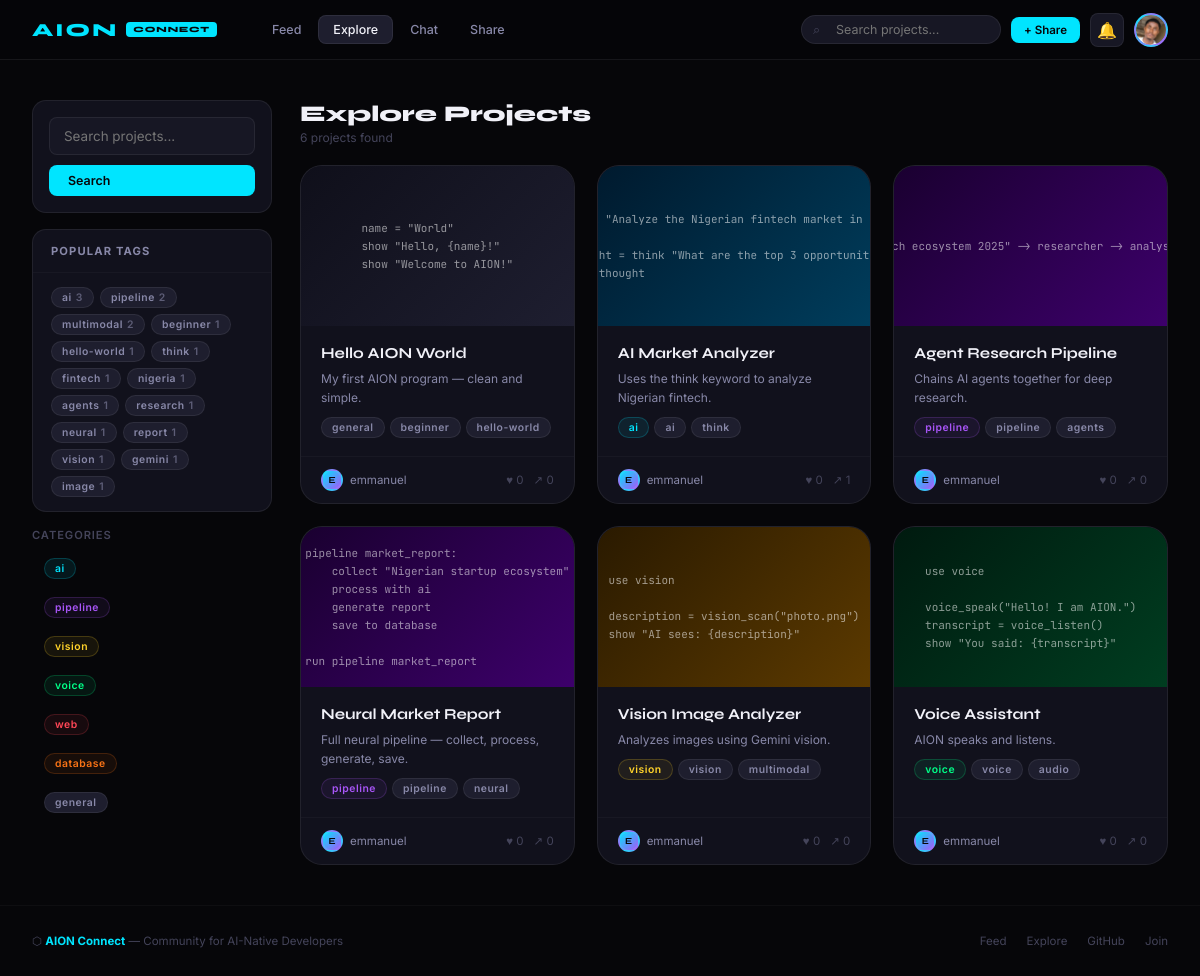
The app's page /explore (signed in), older data.
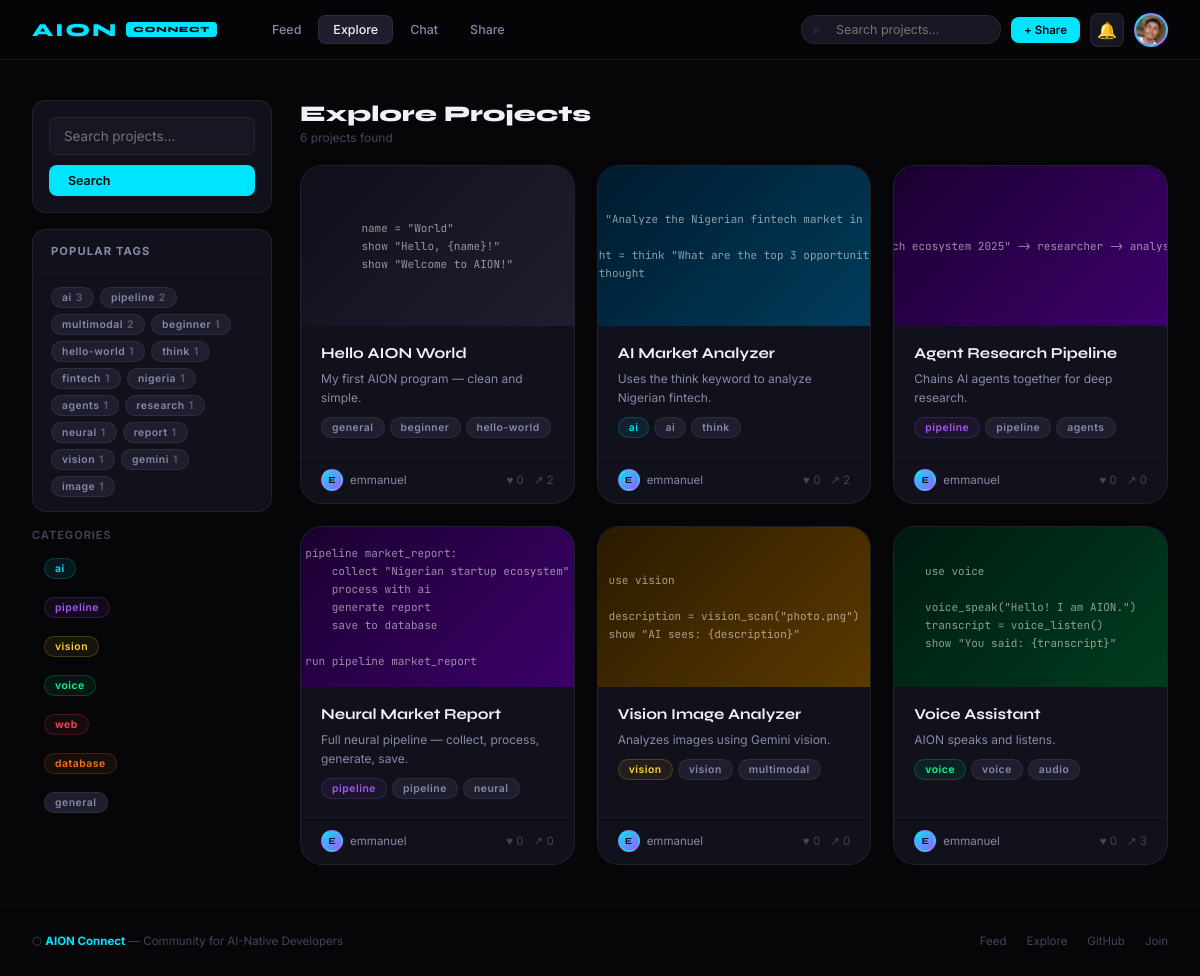
The same page, newer data.
### database.py (models this page shows, shortened)
class Project(db.Model):
    __tablename__ = "projects"
    id          = db.Column(db.Integer, primary_key=True)
    title       = db.Column(db.String(100), nullable=False)
    description = db.Column(db.String(500), default="")
    code        = db.Column(db.Text, nullable=False)
    category    = db.Column(db.String(30), default="general")
    tags        = db.Column(db.String(200), default="")
    views       = db.Column(db.Integer, default=0)
    created_at  = db.Column(db.DateTime, default=datetime.utcnow)
    updated_at  = db.Column(db.DateTime, default=datetime.utcnow,
                             onupdate=datetime.utcnow)
    user_id     = db.Column(db.Integer,
                             db.ForeignKey("users.id"),
                             nullable=False)
    comments = db.relationship("Comment", backref="project",
                                lazy=True, cascade="all, delete")
    likes    = db.relationship("Like", backref="project",
                                lazy=True, cascade="all, delete")
    @property
    def like_count(self):
        return len(self.likes)
    @property
    def tag_list(self):
        if not self.tags:
            return []
        return [t.strip() for t in self.tags.split(",") if t.strip()]

class User(UserMixin, db.Model):
    __tablename__ = "users"
    id         = db.Column(db.Integer, primary_key=True)
    username   = db.Column(db.String(40), unique=True, nullable=False)
    email      = db.Column(db.String(120), unique=True, nullable=False)
    password   = db.Column(db.String(200), nullable=False)
    bio        = db.Column(db.String(300), default="")
    avatar     = db.Column(db.String(200), default="")
    github     = db.Column(db.String(100), default="")
    website    = db.Column(db.String(200), default="")
    created_at = db.Column(db.DateTime, default=datetime.utcnow)
    projects  = db.relationship("Project", backref="author",
                                 lazy=True, cascade="all, delete")
    comments  = db.relationship("Comment", backref="author",
                                 lazy=True, cascade="all, delete")
    likes     = db.relationship("Like", backref="user",
                                 lazy=True, cascade="all, delete")
    following = db.relationship("Follow",
                                 foreign_keys="Follow.follower_id",
                                 backref="follower",
                                 lazy=True, cascade="all, delete")
    followers = db.relationship("Follow",
                                 foreign_keys="Follow.followed_id",
                                 backref="followed",
                                 lazy=True, cascade="all, delete")

### app.py (the view)
@main.route("/explore")
def explore():
    tag    = request.args.get("tag", "")
    search = request.args.get("q", "")
    page   = request.args.get("page", 1, type=int)
    query = Project.query
    if tag:
        query = query.filter(Project.tags.contains(tag))
    if search:
        query = query.filter(
            Project.title.contains(search) |
            Project.description.contains(search)
        )
    projects = query.order_by(
        Project.created_at.desc()
    ).paginate(page=page, per_page=16, error_out=False)
    all_projects = Project.query.all()
    tag_counts = {}
    for p in all_projects:
        for t in p.tag_list:
            tag_counts[t] = tag_counts.get(t, 0) + 1
    popular_tags = sorted(
        tag_counts.items(), key=lambda x: x[1], reverse=True
    )[:15]
    return render_template("explore.html",
        projects=projects.items,
        popular_tags=popular_tags,
        current_tag=tag,
        search=search,
        total=projects.total
    )

### templates/explore.html (shortened to what the changed rows need)
{% extends "base.html" %}
{% block content %}
<div class="page">
<div class="container">
  <div style="display:grid;grid-template-columns:240px 1fr;gap:28px">
    <div>
      <div style="display:flex;align-items:center;
                  justify-content:space-between;margin-bottom:20px">
        <div>
          <h1 style="font-family:var(--font-ui);font-size:1.4rem;
                     font-weight:800;color:var(--text0)">
            {% if search %}Results for "{{ search }}"
            {% elif current_tag %}#{{ current_tag }}
            {% else %}Explore Projects
            {% endif %}
          </h1>
        </div>
      </div>
      {% if projects %}
      <div class="grid grid-3">
        {% for p in projects %}
        <div class="project-card" onclick="window.location='/project/{{ p.id }}'">
          <div class="project-card-preview cat-{{ p.category }}">
            <div class="project-card-preview-bg">{{ p.code[:300] }}</div>
          </div>
          <div class="project-card-body">
            <div>
              <a href="/project/{{ p.id }}" class="project-title">{{ p.title }}</a>
              <p class="project-desc" style="margin-top:5px">
                {{ p.description or 'No description.' }}
              </p>
            </div>
            <div style="display:flex;gap:5px;flex-wrap:wrap">
              <span class="tag tag-{{ p.category }}">{{ p.category }}</span>
              {% for tag in p.tag_list[:2] %}
              <span class="tag tag-general">{{ tag }}</span>
              {% endfor %}
            </div>
          </div>
          <div class="project-card-footer">
            <a href="/profile/{{ p.author.username }}"
               style="display:flex;align-items:center;gap:7px;
                      text-decoration:none;color:var(--text1);
                      font-size:0.72rem;font-family:var(--font-body)"
               onclick="event.stopPropagation()">
              <div class="avatar" style="width:22px;height:22px;font-size:0.58rem">
                {{ p.author.username[0].upper() }}
              </div>
              {{ p.author.username }}
            </a>
            <div style="display:flex;gap:10px">
              <span class="stat">♥ {{ p.like_count }}</span>
              <span class="stat">↗ {{ p.views }}</span>
            </div>
          </div>
        </div>
        {% endfor %}
      </div>
      {% endif %}
    </div>
  </div>
</div>
</div>
{% endblock %}

Row changes from the older to the newer data that the page shows:
changed Project "Hello AION World": views "0" → "2"
changed Project "AI Market Analyzer": views "1" → "2"
changed Project "Voice Assistant": views "0" → "3"
